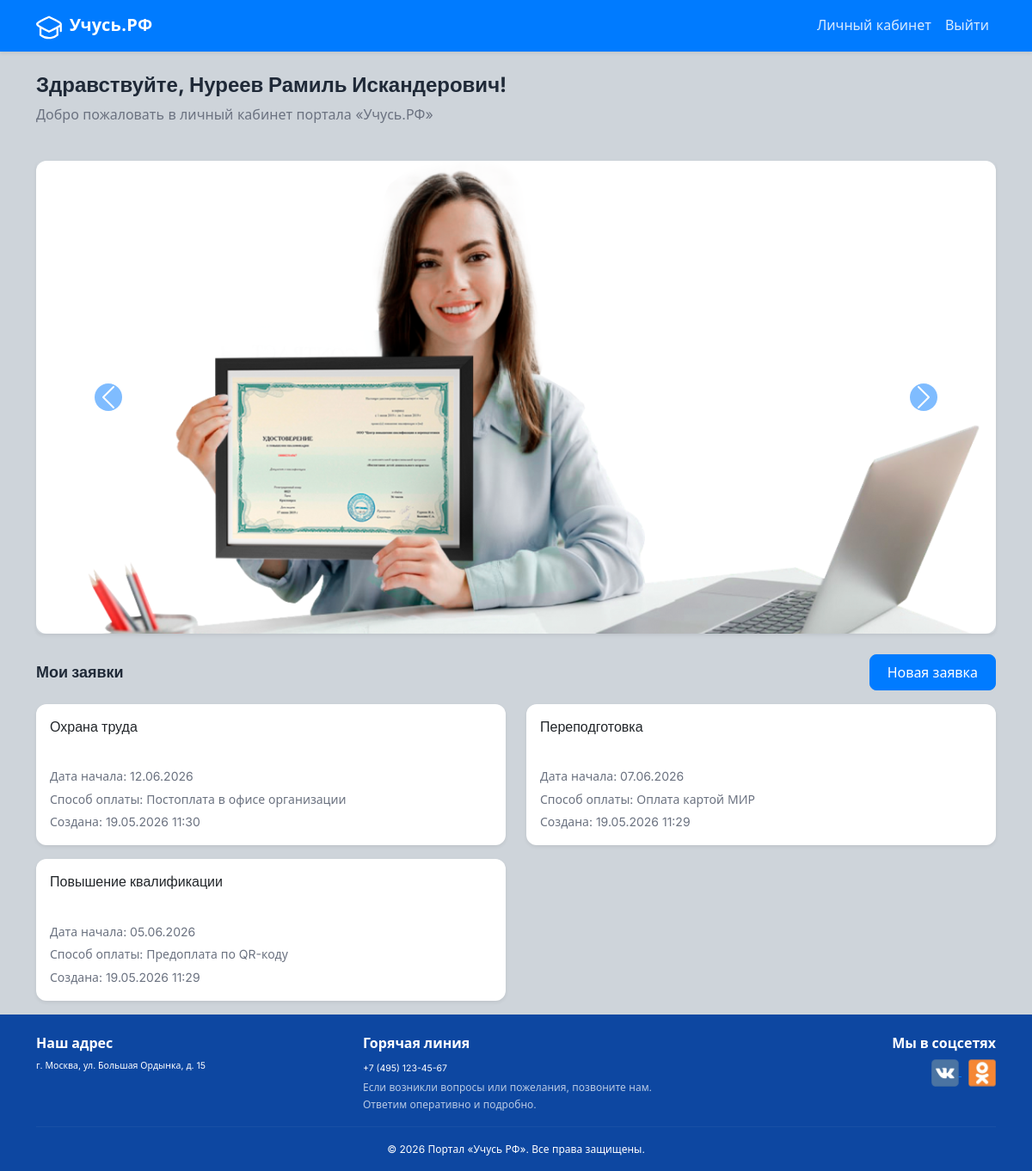
Page /dashboard/ (signed in) on the earlier database version.
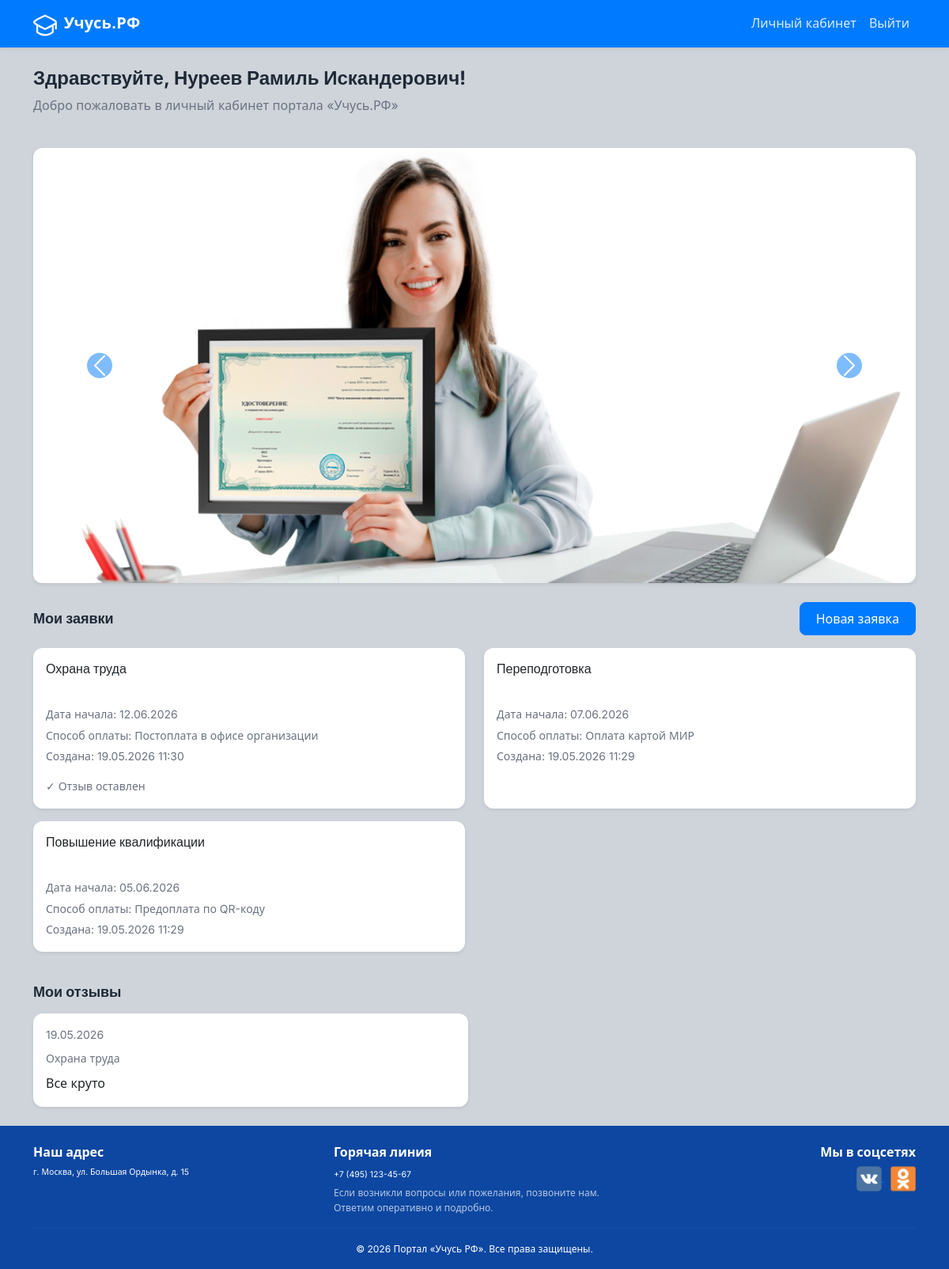
Same page on the later database version.
### courses/models.py (models this page shows, shortened)
class Application(models.Model):
    class CourseType(models.TextChoices):
        QUALIFICATION = 'qualification', 'Повышение квалификации'
        RETRAINING = 'retraining', 'Переподготовка'
        OCCUPATIONAL_SAFETY = 'safety', 'Охрана труда'
    class PaymentMethod(models.TextChoices):
        CASH = 'qrcode', 'Предоплата по QR-коду'
        CARD = 'card', 'Оплата картой МИР'
        OFICE = 'ofice', 'Постоплата в офисе организации'
    class Status(models.TextChoices):
        NEW = 'new', 'Новая'
        IN_PROGRESS = 'in_progress', 'Идёт обучение'
        COMPLETED = 'completed', 'Обучение завершено'
    user = models.ForeignKey(User, on_delete=models.CASCADE, related_name='applications')
    course_type = models.CharField('Тип курса', max_length=50, choices=CourseType.choices)
    start_date = models.DateField('Дата начала обучения')
    payment_method = models.CharField('Способ оплаты', max_length=50, choices=PaymentMethod.choices)
    status = models.CharField('Статус', max_length=50, choices=Status.choices, default=Status.NEW)
    created_at = models.DateTimeField('Дата создания', auto_now_add=True)
    class Meta:
        verbose_name = 'Заявка'
        verbose_name_plural = 'Заявки'
        ordering = ['-created_at']

class Review(models.Model):
    user = models.ForeignKey(User, on_delete=models.CASCADE, related_name='reviews')
    application = models.OneToOneField(Application, on_delete=models.CASCADE, related_name='review')
    text = models.TextField('Текст отзыва')
    created_at = models.DateTimeField('Дата создания', auto_now_add=True)
    class Meta:
        verbose_name = 'Отзыв'
        verbose_name_plural = 'Отзывы'
        ordering = ['-created_at']

### courses/views.py (the view)
# urls.py: path('dashboard/', views.dashboard, name='dashboard'),
@login_required
def dashboard(request):
    applications = Application.objects.filter(user=request.user)
    reviews = Review.objects.filter(user=request.user)
    context = {
        'applications': applications,
        'reviews': reviews,
    }
    return render(request, 'dashboard.html', context)

### templates/dashboard.html (shortened to what this page needs)
{% extends 'base.html' %}
{% load static %}
{% block content %}
<div class="row mb-4">
    <div class="col-12">
        <h2 class="fw-bold">Здравствуйте, {{ user.profile.full_name }}!</h2>
        <p class="text-muted">Добро пожаловать в личный кабинет портала «Учусь.РФ»</p>
    </div>
</div>
<div id="bannerCarousel" class="carousel slide mb-4" data-bs-ride="carousel" data-bs-interval="3000">
    <div class="carousel-inner rounded-3 shadow-sm">
        <div class="carousel-item active">
            <img src="{% static 'img/slide1.svg' %}" class="d-block w-100" alt="Слайд1">
        </div>
    </div>
    <button class="carousel-control-prev" type="button" data-bs-target="#bannerCarousel" data-bs-slide="prev">
        <span class="carousel-control-prev-icon bg-primary rounded-circle p-3"></span>
    </button>
    <button class="carousel-control-next" type="button" data-bs-target="#bannerCarousel" data-bs-slide="next">
        <span class="carousel-control-next-icon bg-primary rounded-circle p-3"></span>
    </button>
</div>
<div class="d-flex justify-content-between align-items-center mb-3">
    <h4 class="fw-bold mb-0">Мои заявки</h4>
    {% if user.username != 'Admin26' %}
        <a href="{% url 'application_create' %}" class="btn btn-primary">Новая заявка</a>
    {% endif %}
</div>
{% if applications %}
    <div class="row">
        {% for app in applications %}
            <div class="col-md-6 mb-3">
                <div class="card shadow-sm h-100">
                    <div class="card-body">
                        <h5 class="card-title">{{ app.get_course_type_display }}</h5>
                        <p class="card-text mb-1">
                            <span class="badge {% if app.status == 'new' %}badge-new{% elif app.status == 'in_progress' %}badge-progress{% else %}badge-done{% endif %}">
                            </span>
                        </p>
                        <p class="card-text small text-muted mb-1">Дата начала: {{ app.start_date|date:"d.m.Y" }}</p>
                        <p class="card-text small text-muted mb-1">Способ оплаты: {{ app.get_payment_method_display }}</p>
                        <p class="card-text small text-muted">Создана: {{ app.created_at|date:"d.m.Y H:i" }}</p>
                        {% if app.review %}
                            <p class="small text-muted mt-2 mb-0">✓ Отзыв оставлен</p>
                        {% endif %}
                    </div>
                </div>
            </div>
        {% endfor %}
    </div>
{% endif %}
{% if reviews %}
    <h4 class="fw-bold mt-4 mb-3">Мои отзывы</h4>
    <div class="row g-3 mb-4">
        {% for review in reviews %}
            <div class="col-md-6">
                <div class="card shadow-sm h-100">
                    <div class="card-body">
                        <div class="d-flex justify-content-between align-items-start mb-2">
                            <small class="text-muted">{{ review.created_at|date:"d.m.Y" }}</small>
                        </div>
                        <p class="text-muted small mb-2">{{ review.application.get_course_type_display }}</p>
                        <p class="mb-0">{{ review.text }}</p>
                    </div>
                </div>
            </div>
        {% endfor %}
    </div>
{% endif %}
{% endblock %}

Differences in the rows shown:
changed Application "Охрана труда": now shows "✓ Отзыв оставлен"
added Review: created_at "19.05.2026", application.course_type "Охрана труда", text "Все круто"
Other differences:
text now shown: "Мои отзывы"
